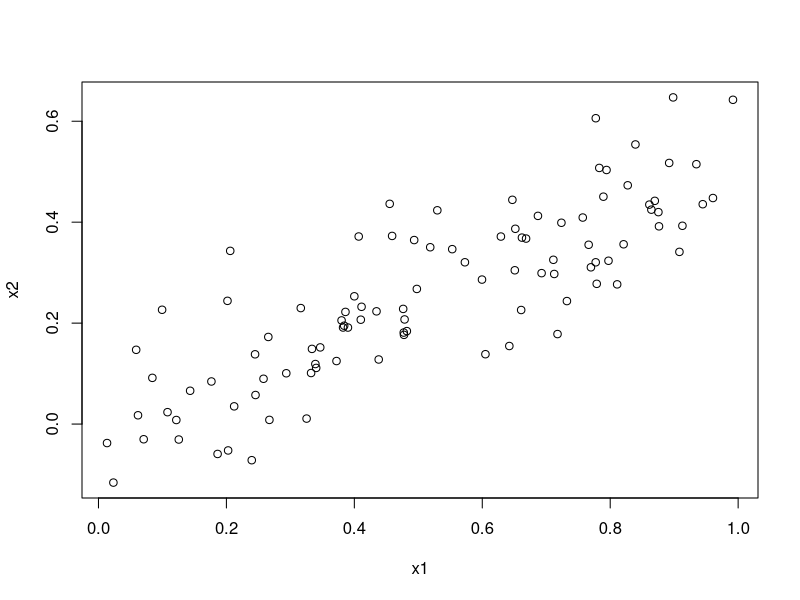
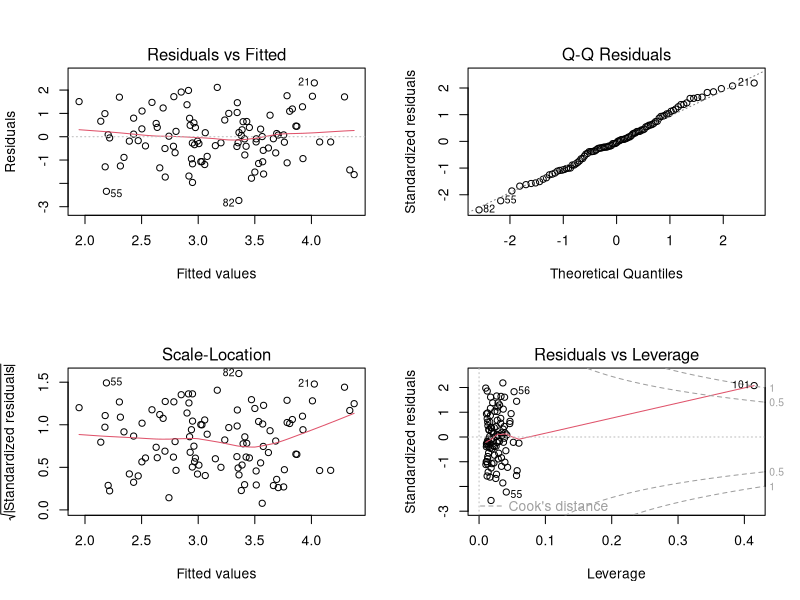
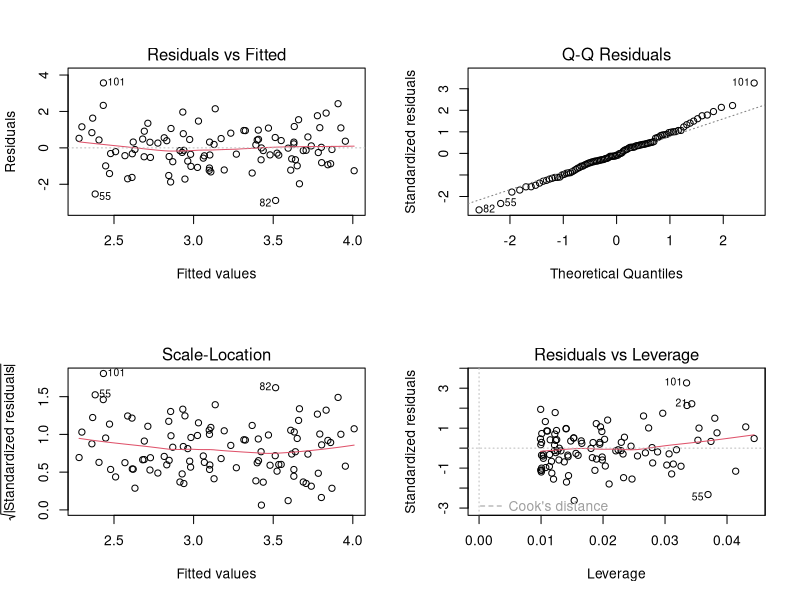
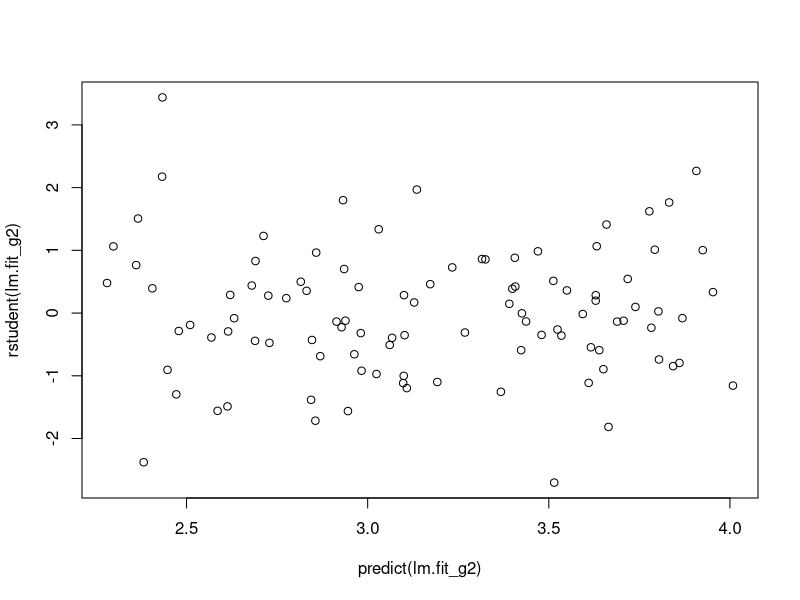
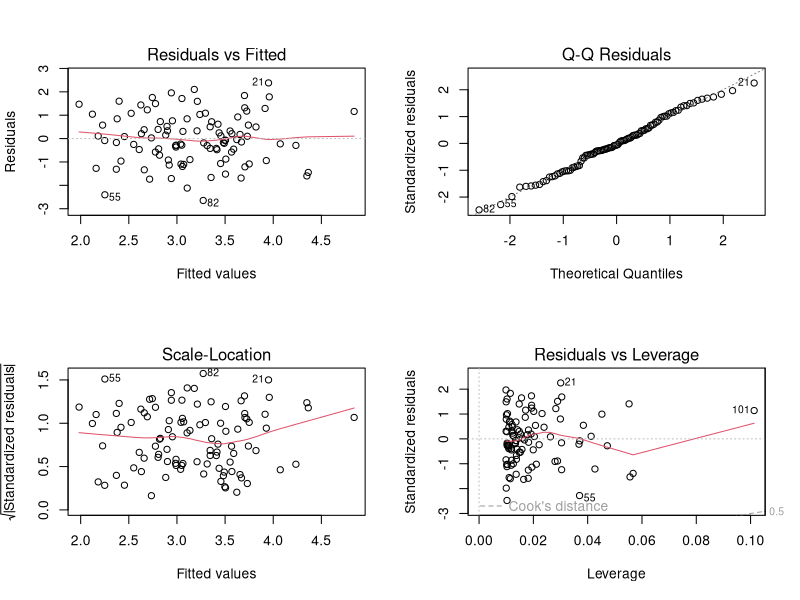
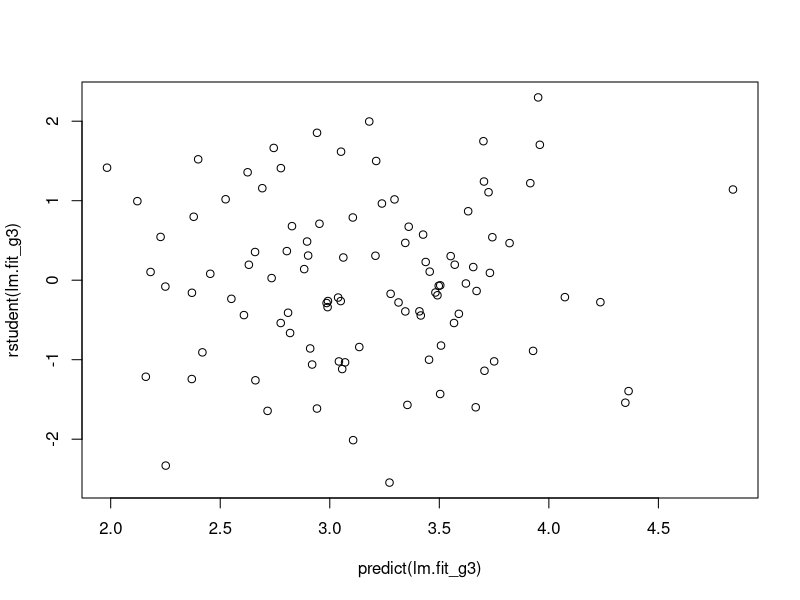

Source code (R) for these figures, in order:

set.seed(1)
x1 = runif(100)
x2 = 0.5*x1+rnorm(100)/10
y = 2+2*x1+0.3*x2+rnorm(100)

cor(x1,x2)
plot(x1,x2)

lm.fit1 = lm(y~x1+x2)
summary(lm.fit1)

lm.fit2 = lm(y~x1)
summary(lm.fit2)

lm.fit3 = lm(y~x2)
summary(lm.fit3)

x1 = c(x1, 0.1)
x2 = c(x2, 0.8)
y = c(y,6)

lm.fit_g = lm(y~x1+x2)
summary(lm.fit_g)
par(mfrow=c(2,2))
plot(lm.fit_g)

p=2
n = length(y)
(p+1)/n

lm.fit_g2 = lm(y~x1)
summary(lm.fit_g2)
par(mfrow=c(2,2))
plot(lm.fit_g2)
par(mfrow=c(1,1))
plot(predict(lm.fit_g2),rstudent(lm.fit_g2))

lm.fit_g3 = lm(y~x2)
summary(lm.fit_g3)
par(mfrow=c(2,2))
plot(lm.fit_g3)
par(mfrow=c(1,1))
plot(predict(lm.fit_g3),rstudent(lm.fit_g3))


